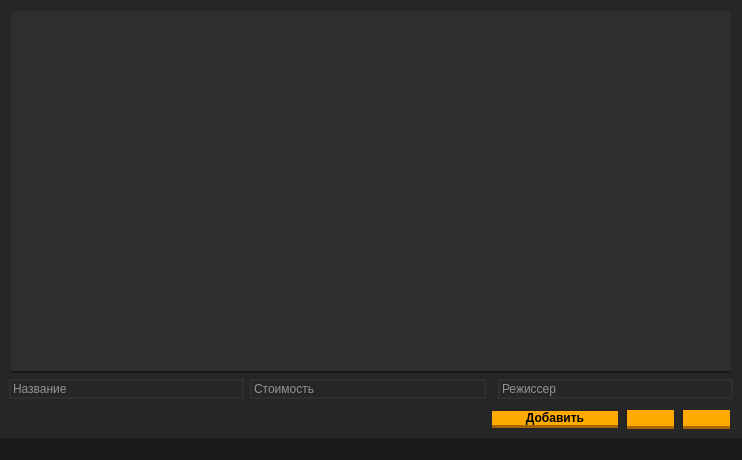
<?xml version="1.0" encoding="UTF-8"?>
<ui version="4.0">
 <class>MainWindow</class>
 <widget class="QMainWindow" name="MainWindow">
  <property name="enabled">
   <bool>true</bool>
  </property>
  <property name="geometry">
   <rect>
    <x>0</x>
    <y>0</y>
    <width>742</width>
    <height>460</height>
   </rect>
  </property>
  <property name="sizePolicy">
   <sizepolicy hsizetype="Fixed" vsizetype="Preferred">
    <horstretch>0</horstretch>
    <verstretch>0</verstretch>
   </sizepolicy>
  </property>
  <property name="minimumSize">
   <size>
    <width>742</width>
    <height>460</height>
   </size>
  </property>
  <property name="maximumSize">
   <size>
    <width>742</width>
    <height>460</height>
   </size>
  </property>
  <property name="acceptDrops">
   <bool>false</bool>
  </property>
  <property name="windowTitle">
   <string>Фильмы</string>
  </property>
  <property name="styleSheet">
   <string notr="true">background-color: rgb(38, 38, 38);</string>
  </property>
  <widget class="QWidget" name="centralwidget">
   <layout class="QGridLayout" name="gridLayout">
    <item row="1" column="1">
     <widget class="QLineEdit" name="lineEdit">
      <property name="minimumSize">
       <size>
        <width>100</width>
        <height>0</height>
       </size>
      </property>
      <property name="styleSheet">
       <string notr="true">color: white;
font: 16pt &quot;OCR A Extended&quot;;
font-family: 'OCR A Extended', serif;
border: 2px solid rgb(47, 47, 47);
</string>
      </property>
      <property name="placeholderText">
       <string>Стоимость</string>
      </property>
     </widget>
    </item>
    <item row="1" column="3">
     <widget class="QLineEdit" name="lineEdit_3">
      <property name="styleSheet">
       <string notr="true">color: white;
font: 16pt &quot;OCR A Extended&quot;;
font-family: 'OCR A Extended', serif;
border: 2px solid rgb(47, 47, 47);
</string>
      </property>
      <property name="placeholderText">
       <string>Режиссер</string>
      </property>
     </widget>
    </item>
    <item row="1" column="0">
     <widget class="QLineEdit" name="lineEdit_2">
      <property name="styleSheet">
       <string notr="true">color: white;
font: 16pt &quot;OCR A Extended&quot;;
font-family: 'OCR A Extended', serif;
border: 2px solid rgb(47, 47, 47);
</string>
      </property>
      <property name="text">
       <string/>
      </property>
      <property name="placeholderText">
       <string>Название</string>
      </property>
     </widget>
    </item>
    <item row="0" column="0" colspan="4">
     <widget class="QTableView" name="tableView">
      <property name="enabled">
       <bool>true</bool>
      </property>
      <property name="sizePolicy">
       <sizepolicy hsizetype="Fixed" vsizetype="Expanding">
        <horstretch>0</horstretch>
        <verstretch>0</verstretch>
       </sizepolicy>
      </property>
      <property name="minimumSize">
       <size>
        <width>724</width>
        <height>300</height>
       </size>
      </property>
      <property name="maximumSize">
       <size>
        <width>724</width>
        <height>16777215</height>
       </size>
      </property>
      <property name="baseSize">
       <size>
        <width>0</width>
        <height>0</height>
       </size>
      </property>
      <property name="font">
       <font>
        <family>Calibri Light</family>
        <pointsize>-1</pointsize>
        <weight>50</weight>
        <bold>false</bold>
       </font>
      </property>
      <property name="cursor" stdset="0">
       <cursorShape>ArrowCursor</cursorShape>
      </property>
      <property name="focusPolicy">
       <enum>Qt::TabFocus</enum>
      </property>
      <property name="styleSheet">
       <string notr="true">QHeaderView {
    background-color: rgb(47, 47, 47);
    font-size:14px;
}

QHeaderView::section:horizontal {
    color: #fff;
    border-style: solid;
    background-color:  qlineargradient( x1: 0, y1: 0, x2: 0, y2: 1,
                                       stop: 0 rgb(90, 90, 90) stop: 1  rgb(35, 35, 35));
 }

QHeaderView::section:vertical {
    color: #fff;
    border-style: solid;
	border: 2px solid rgb(38, 38, 38);
    background-color: rgb(47, 47, 47);
 }

QTableView {
    border: 2px solid rgb(38, 38, 38);
    border-bottom-color: rgb(25, 25, 25);
    border-radius: 4px;
    background-color: rgb(47, 47, 47);
    gridline-color: #777;
    selection-background-color: #ccdfff;
    color:#fff;
    font-size:14px;
	width: 100px;
 }

QTableCornerButton:section {
    background: qlineargradient( x1: 0, y1: 0, x2: 0, y2: 1,
                                        stop: 0 rgb(90, 90, 90) stop: 1  rgb(35, 35, 35));;
}

QTableView:item:hover {
    background-color: rgb(25, 25, 25);
}

QTableView:item:selected {
    background-color: rgb(38, 38, 38);
	color: rgb(255, 255, 255);
}


QTableView:item {
    background-color: rgb(47, 47, 47);
	border: 1px solid rgb(38, 38, 38);
}

QTableView:horizontal {
    border: 2px solid grey;
    background: #32CC99;
    height: 15px;
    margin: 0px 20px 0 20px;
}
QTableView::handle:horizontal {
    background: white;
    min-width: 20px;
}
QTableView::add-line:horizontal {
    border: 2px solid grey;
    background: #32CC99;
    width: 20px;
    subcontrol-position: right;
    subcontrol-origin: margin;
}

QTableView::sub-line:horizontal {
    border: 2px solid grey;
    background: #32CC99;
    width: 20px;
    subcontrol-position: left;
    subcontrol-origin: margin;
}</string>
      </property>
      <property name="frameShape">
       <enum>QFrame::Box</enum>
      </property>
      <property name="lineWidth">
       <number>1</number>
      </property>
      <property name="verticalScrollBarPolicy">
       <enum>Qt::ScrollBarAlwaysOff</enum>
      </property>
      <property name="horizontalScrollBarPolicy">
       <enum>Qt::ScrollBarAlwaysOff</enum>
      </property>
      <property name="autoScroll">
       <bool>false</bool>
      </property>
      <property name="tabKeyNavigation">
       <bool>true</bool>
      </property>
      <property name="alternatingRowColors">
       <bool>false</bool>
      </property>
      <property name="selectionMode">
       <enum>QAbstractItemView::SingleSelection</enum>
      </property>
      <property name="selectionBehavior">
       <enum>QAbstractItemView::SelectRows</enum>
      </property>
      <property name="verticalScrollMode">
       <enum>QAbstractItemView::ScrollPerPixel</enum>
      </property>
      <property name="showGrid">
       <bool>false</bool>
      </property>
      <property name="wordWrap">
       <bool>false</bool>
      </property>
      <property name="cornerButtonEnabled">
       <bool>false</bool>
      </property>
      <attribute name="horizontalHeaderVisible">
       <bool>true</bool>
      </attribute>
      <attribute name="horizontalHeaderCascadingSectionResizes">
       <bool>false</bool>
      </attribute>
      <attribute name="horizontalHeaderMinimumSectionSize">
       <number>237</number>
      </attribute>
      <attribute name="horizontalHeaderDefaultSectionSize">
       <number>240</number>
      </attribute>
      <attribute name="horizontalHeaderHighlightSections">
       <bool>true</bool>
      </attribute>
      <attribute name="verticalHeaderVisible">
       <bool>false</bool>
      </attribute>
     </widget>
    </item>
    <item row="3" column="2" colspan="2">
     <layout class="QHBoxLayout" name="horizontalLayout_3">
      <item>
       <widget class="QPushButton" name="pushButton">
        <property name="cursor">
         <cursorShape>PointingHandCursor</cursorShape>
        </property>
        <property name="styleSheet">
         <string notr="true">#pushButton:pressed{ background-color: #d6731d;}

#pushButton {
font: 16pt &quot;OCR A Extended&quot;;
font-weight: 700;
margin-right: 3%;
margin-top: 5px;
padding: 5 px 9pc ;
background-color: #ffaa00;
border-bottom: 3px solid #a86609;
color: black;
font-family: 'OCR A Extended', serif;
border-radius: 10px;
}</string>
        </property>
        <property name="text">
         <string>Добавить</string>
        </property>
        <property name="default">
         <bool>false</bool>
        </property>
       </widget>
      </item>
      <item>
       <widget class="QPushButton" name="pushButton_3">
        <property name="sizePolicy">
         <sizepolicy hsizetype="Preferred" vsizetype="Fixed">
          <horstretch>0</horstretch>
          <verstretch>0</verstretch>
         </sizepolicy>
        </property>
        <property name="minimumSize">
         <size>
          <width>50</width>
          <height>0</height>
         </size>
        </property>
        <property name="maximumSize">
         <size>
          <width>50</width>
          <height>16777215</height>
         </size>
        </property>
        <property name="cursor">
         <cursorShape>PointingHandCursor</cursorShape>
        </property>
        <property name="styleSheet">
         <string notr="true">#pushButton_3:pressed{ background-color: #d6731d;}

#pushButton_3 {
font: 16pt &quot;OCR A Extended&quot;;
font-weight: 700;
margin-right: 3%;
margin-top: 5px;
padding: 5 px 9pc ;
padding-bottom: 2px;
background-color: #ffaa00;
border-bottom: 3px solid #a86609;
color: black;
font-family: 'OCR A Extended', serif;
border-radius: 10px;
image: url(F:/Ot Projects/testingUI/buttons/file.png)
}</string>
        </property>
        <property name="text">
         <string/>
        </property>
       </widget>
      </item>
      <item>
       <widget class="QPushButton" name="pushButton_2">
        <property name="maximumSize">
         <size>
          <width>50</width>
          <height>16777215</height>
         </size>
        </property>
        <property name="cursor">
         <cursorShape>PointingHandCursor</cursorShape>
        </property>
        <property name="styleSheet">
         <string notr="true">#pushButton_2:pressed{ background-color: #d6731d;}

#pushButton_2 {
float: right;
font: 16pt &quot;OCR A Extended&quot;;
font-weight: 700;
margin-right: 3%;
margin-top: 5px;
padding: 5 px 9pc ;
padding-bottom: 2px;
background-color: #ffaa00;
border-bottom: 3px solid #a86609;
color: black;
font-family: 'OCR A Extended', serif;
border-radius: 10px;
image: url(F:/Ot Projects/testingUI/buttons/delete.png);
}</string>
        </property>
        <property name="text">
         <string/>
        </property>
        <property name="default">
         <bool>false</bool>
        </property>
       </widget>
      </item>
     </layout>
    </item>
   </layout>
  </widget>
  <widget class="QStatusBar" name="statusbar">
   <property name="font">
    <font>
     <weight>50</weight>
     <bold>false</bold>
    </font>
   </property>
   <property name="autoFillBackground">
    <bool>false</bool>
   </property>
   <property name="styleSheet">
    <string notr="true">background-color:rgb(25, 25, 25);
color: rgb(255, 255, 255);</string>
   </property>
  </widget>
 </widget>
 <resources/>
 <connections/>
</ui>
